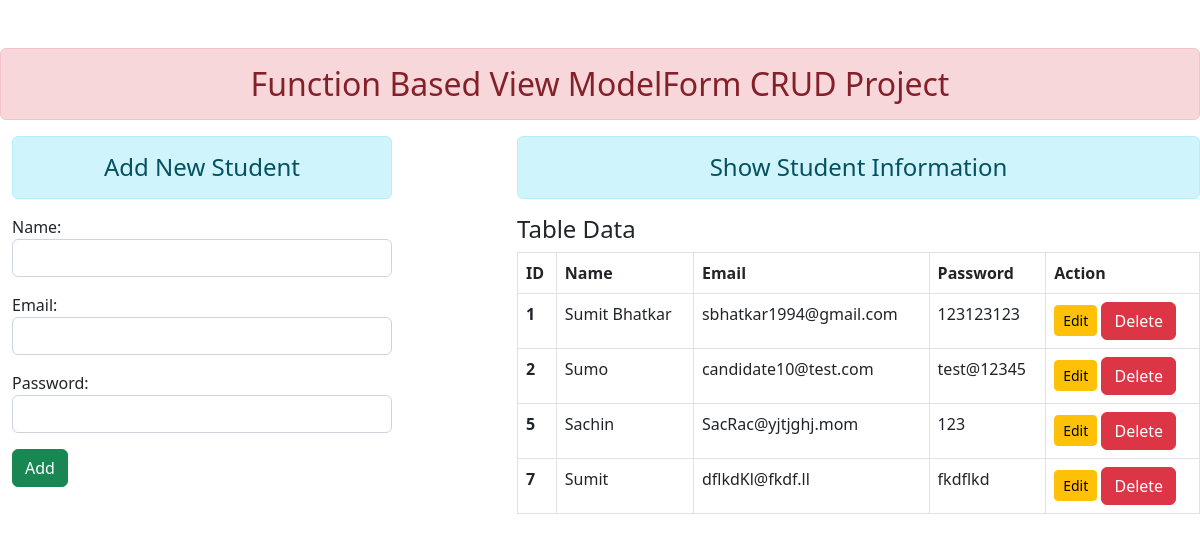
Before: / with the older database file.
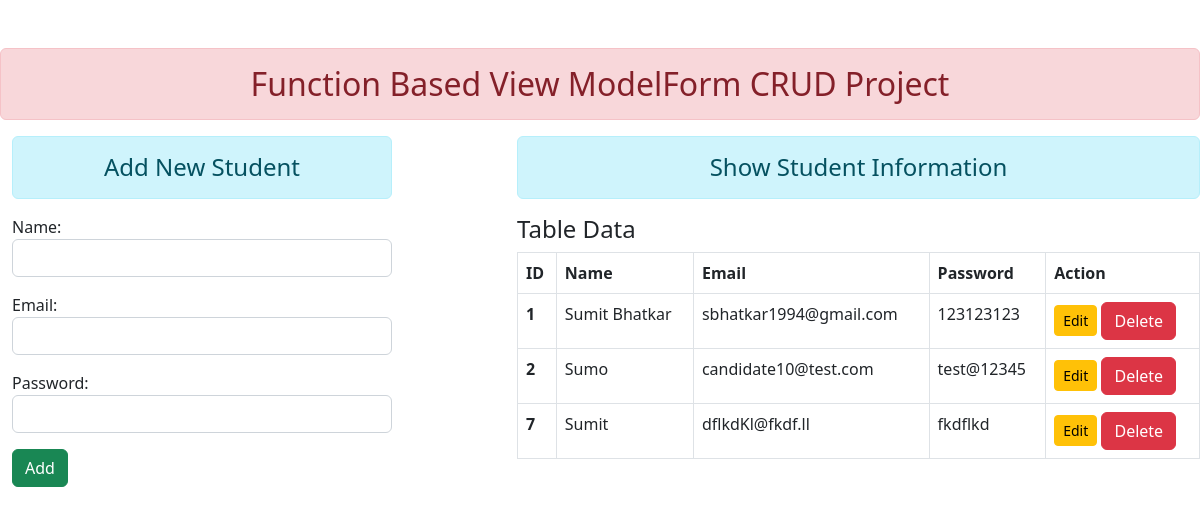
After: the same page with the newer database file.
### enroll/models.py (models this page shows)
class User(models.Model):
    name=models.CharField(max_length=70)
    email=models.EmailField(max_length=100)
    password=models.CharField(max_length=10)

### enroll/views.py (the view)
# urls.py: path('', views.add_show, name='addandshow'),
def add_show(request):
    if request.method == "POST":
        fm = StudentRegistration(request.POST)
        if fm.is_valid():
           nm = fm.cleaned_data['name']
           em= fm.cleaned_data['email']
           pw = fm.cleaned_data['password']
           reg = User(name=nm, email=em, password=pw)
           reg.save()
           fm = StudentRegistration()
    else:
        fm = StudentRegistration()
    stud= User.objects.all()
    return render(request, 'enroll/addandshow.html', {"form":fm, 'stu':stud})

### enroll/forms.py
class StudentRegistration(forms.ModelForm):
    class Meta:
        model = User
        fields = ['name', 'email', 'password']
        widgets = {
            'name': forms.TextInput(attrs={'class':'form-control'}),
            'email': forms.EmailInput(attrs={'class':'form-control'}),
            'password': forms.PasswordInput(render_value=True, attrs={'class':'form-control'}),
        }

### enroll/templates/enroll/addandshow.html (shortened to what this page needs)
{% extends 'enroll/base.html' %}
{% block content %}
<div class="row " style="padding-left:12px;">
    <div class="col-sm-4">
        <h4 class="text-center alert alert-info">Add New Student</h4>
        <form action="" method="POST">
            {{form.as_p}}
            <input type="submit" class="btn btn-success" value="Add">
        </form>
    </div>
    <div class="col-sm-7 offset-1">
        <h4 class="text-center alert alert-info">Show Student Information </h4>
        {% if stu %}
        <h4>Table Data </h4>
        <table class="table table-bordered">
            <thead>
                <tr>
                    <th scope="col">ID</th>
                    <th scope="col">Name</th>
                    <th scope="col">Email</th>
                    <th scope="col">Password</th>
                    <th scope="col">Action</th>
                </tr>
            </thead>
            <tbody>
                {% for st in stu %}
                <tr>
                    <th scope="row">{{ st.id }}</th>
                    <td>{{ st.name }}</td>
                    <td>{{ st.email }}</td>
                    <td>{{ st.password }}</td>
                <td><a href="{%  url 'updateedit' st.id %}" class="btn btn-warning btn-sm">Edit</a>
                        <form action="{% url 'deletedata' st.id %}" method="POST"
                        class="d-inline">
                        <input type="submit" class="btn btn-danger"
                        value="Delete">
                        </form>
                    </td>
                </tr>
                {% endfor %}
            </tbody>
        </table>
        {% else %}
        <h4 class="text-center alert alert-warning">No Records</h4>
        {% endif %}
    </div>
</div>
{% endblock content %}

### enroll/templates/enroll/base.html (shortened to what this page needs)
<!DOCTYPE html>
{% load static %}
<html lang="en">
<head>
    <link rel="stylesheet" href="{% static 'enroll/css/bootstrap.min.css' %}">
</head>
<body>
    <div class="continer mt-5">
        <h2 class="text-center alert alert-danger">
            Function Based View ModelForm CRUD Project
        </h2>
        {% block content %} {% endblock content %}
    </div>
</body>
</html>

Changed rows visible on the page:
removed User: id "5", name "Sachin", email "SacRac@yjtjghj.mom", password "123"
